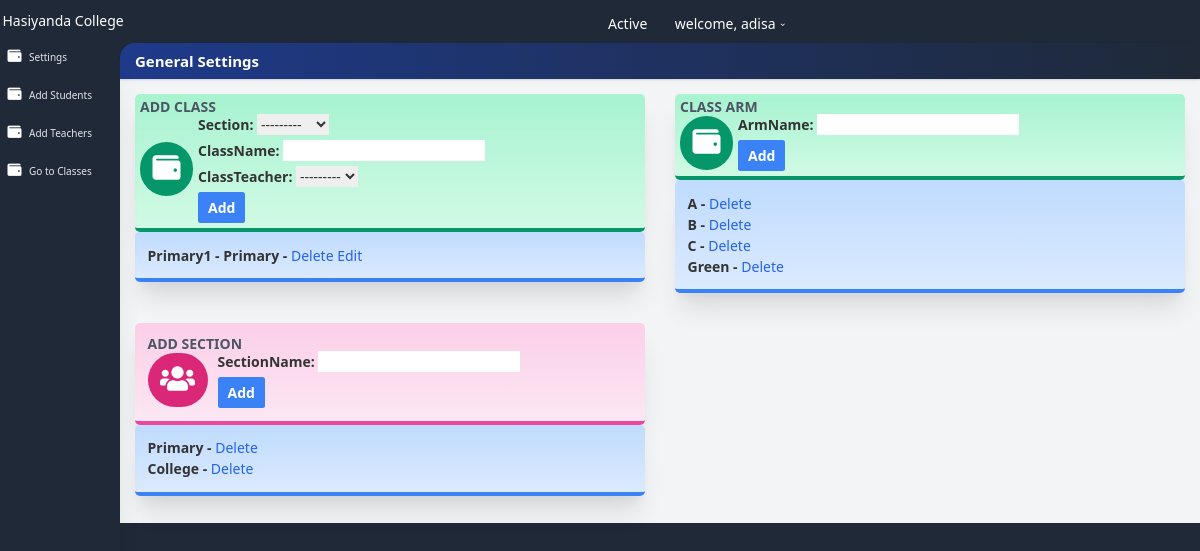
/settings/ (signed in), run on an earlier commit of the app's database.
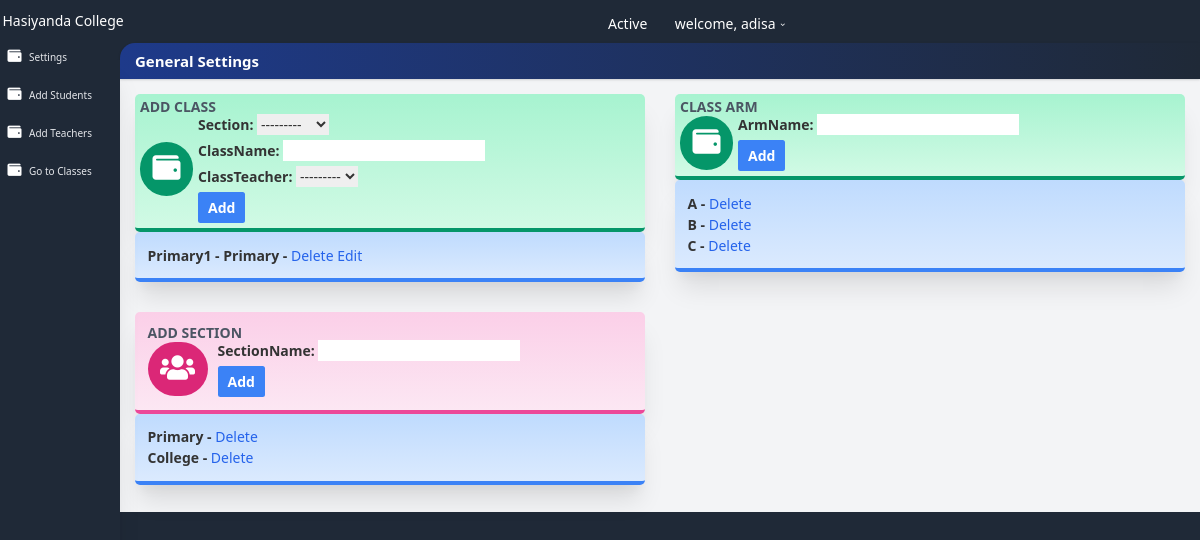
And on a later commit of the database.
### result/models.py (models this page shows, shortened)
class all_class(models.Model):
    className = models.CharField(max_length=100 , unique=True)
    section = models.ForeignKey(section, on_delete=models.SET_NULL, null=True)
    complete = models.BooleanField(default=False)
    classTeacher = models.ForeignKey(User, on_delete=models.SET_NULL, null=True)
    date = models.DateTimeField(auto_now_add=True)
    class Meta:
        ordering = ['className']

class section(models.Model):
    sectionName = models.CharField(max_length=100 , unique=True)
    def __str__(self):
        return self.sectionName

class classArm(models.Model):
    armName = models.CharField(max_length=100 , unique=True)
    class Meta:
        ordering = ['armName']

### result/views.py (the view, shortened to what this page needs)
# urls.py: path('settings/', settings.as_view(), name='settings'),
class settings(LoginRequiredMixin, TemplateView):
    login_url = 'result:login'
    template_name = 'result/settings.html'
    queryset = all_class.objects.all()
    def get_context_data(self, **kwargs):
        context = super(settings, self).get_context_data(**kwargs)
        context['classForm'] = allClassForm()
        context['armForm'] = classArmForm()
        context['sectionForm'] = sectionForm()
        context['imageForm'] = ImageForm()
        context['settingForm'] = settingForm()
        context['allclass'] = all_class.objects.all()
        context['classArm'] = classArm.objects.all()
        context['sections'] = section.objects.all()
        context['img'] = Images.objects.all()
        context['setting'] = setting.objects.all()
        context['studentCount'] = students.objects.all().count()
        return context

### result/forms.py
class allClassForm(forms.ModelForm):
    class Meta:
        model = all_class
        fields = ['section', 'className' , 'classTeacher']

class classArmForm(forms.ModelForm):
    class Meta:
        model = classArm
        fields = ['armName']

### result/templates/result/settings.html (shortened to what the changed rows need)
<!DOCTYPE html>
<html lang="en">
<head>
    <link rel="stylesheet" href="https://use.fontawesome.com/releases/v5.3.1/css/all.css">
    <link rel="stylesheet" href="https://cdn.jsdelivr.net/npm/bootstrap@3.3.7/dist/css/bootstrap.min.css">
    <link rel="stylesheet" href="https://unpkg.com/tailwindcss@2.2.19/dist/tailwind.min.css"/>
    <link href="https://afeld.github.io/emoji-css/emoji.css" rel="stylesheet">
</head>
<body class="bg-gray-800 font-sans leading-normal tracking-normal mt-12">
<header>
    <nav aria-label="menu nav" class="bg-gray-800 pt-2 md:pt-1 pb-1 px-1 mt-0 h-auto fixed w-full z-20 top-0">
        <div class="flex flex-wrap items-center">
            <div class="flex flex-shrink md:w-1/3 justify-center md:justify-start text-white">
                <a href="{% url 'result:index' %}" aria-label="Home">
                    <h1> Hasiyanda College</h1>
                </a>
            </div>
        </div>
    </nav>
</header>
<main>
    <div class="flex flex-col md:flex-row">
        <section>
            <div id="main" class="main-content flex-1 bg-gray-100 mt-12 md:mt-2 pb-24 md:pb-5">
                <div class="bg-gray-800 pt-3">
                    <div class="rounded-tl-3xl bg-gradient-to-r from-blue-900 to-gray-800 p-4 shadow text-2xl text-white">
                        <h1 class="font-bold pl-2">General Settings </h1>
                    </div>
                </div>
                <div class="flex flex-wrap">
                    <div class="w-full md:w-1/2 xl:w-1/3 p-6">
                        <div class="bg-gradient-to-b from-green-200 to-green-100 border-b-4 border-green-600 rounded-lg shadow-xl p-2">
                            <h2 class="font-bold uppercase text-gray-600">Add Class</h2>
                        </div>
                            <div class="bg-gradient-to-b from-blue-200 to-blue-100 border-b-4 border-blue-500 rounded-lg shadow-xl p-5">
                                <div class="flex flex-row items-center">
                                    <ul class=" font-bold">
                                        {% for class in allclass%}
                                          <li  >
                                             {{class.className}} - {{ class.section}} -
                                             <a href="{% url 'result:deleteClass' class.id %}" class="font-medium text-blue-600 dark:text-blue-500 hover:underline" >
                                              Delete
                                            </a>
                                            <a href="{% url 'result:EditClass' class.id %}" class="font-medium text-blue-600 dark:text-blue-500 hover:underline" >
                                                Edit
                                              </a>
                                          </li>
                                        {% endfor %}
                                      </ul>
                                </div>
                            </div>
                    </div>
                    <div class="w-full md:w-1/2 xl:w-1/3 p-6">
                        <div class="bg-gradient-to-b from-green-200 to-green-100 border-b-4 border-green-600 rounded-lg shadow-xl p-2">
                            <h2 class="font-bold uppercase text-gray-600">Class Arm</h2>
                        </div>
                        <div class="bg-gradient-to-b from-blue-200 to-blue-100 border-b-4 border-blue-500 rounded-lg shadow-xl p-5">
                            <div class="flex flex-row items-center">
                                <ul class=" font-bold">
                                    {% for classArm in classArm%}
                                      <li  >
                                         {{ classArm.armName}} -
                                         <a href="{% url 'result:deleteArm' classArm.id %}" class="font-medium text-blue-600 dark:text-blue-500 hover:underline" >
                                          Delete
                                        </a>
                                      </li>
                                    {% endfor %}
                                  </ul>
                            </div>
                        </div>
                    </div>
                    <div class="w-full md:w-1/2 xl:w-1/3 p-6">
                        <div class="bg-gradient-to-b from-pink-200 to-pink-100 border-b-4 border-pink-500 rounded-lg shadow-xl p-5">
                            <h2 class="font-bold uppercase text-gray-600">Add Section</h2>
                        </div>
                        <div class="bg-gradient-to-b from-blue-200 to-blue-100 border-b-4 border-blue-500 rounded-lg shadow-xl p-5">
                            <div class="flex flex-row items-center">
                                <ul class=" font-bold">
                                    {% for section in sections %}
                                      <li  >
                                        {{ section.sectionName }} -
                                         <a href=" " class="font-medium text-blue-600 dark:text-blue-500 hover:underline" >
                                          Delete
                                        </a>
                                      </li>
                                    {% endfor %}
                                  </ul>
                            </div>
                        </div>
                    </div>
                </div>
            </div>
        </section>
    </div>
</main>
</body>
</html>

What changed in the data, as far as the page shows it:
removed classArm: armName "Green"
